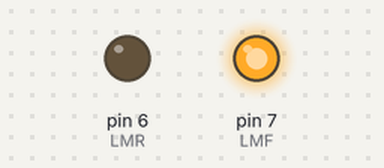
This sketch was run on a simulated Arduino Uno, built with avr-gcc and run on an emulated ATmega328P. Parts: output pins drawn as LEDs (lit = HIGH).

Above: at 1.0 s.
At 3.0 s:
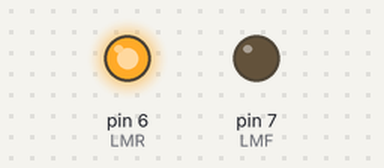
At 5.0 s:
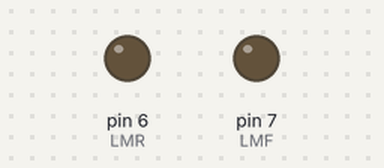
Timing chart, 0 to 7.8 s (numbered marks = the images above):
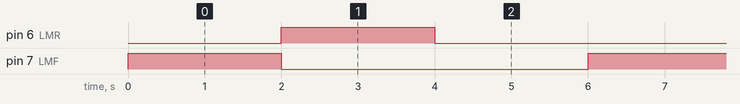

Measured:
- by itself, pin 6 (LMR), pin 7 (LMF): alternates HIGH for 2.0 s and LOW for 4.0 s
- by itself, everything shown: repeats every 6.0 s, in 3 steps

The sketch:

Lab_2_dc_motor.ino
```cpp
int LMF = 7; // Pin 7 has Left Motor connected on Arduino boards.
int LMR = 6; // Pin 6 has Left Motor connected on Arduino boards.

void setup()
{
  Serial.begin(9600);
  pinMode(LMF, OUTPUT);
  pinMode(LMR, OUTPUT);
}
void loop() {
   // Forward

   digitalWrite(LMF, HIGH);
   digitalWrite(LMR, LOW);
   delay(2000);

   // Reverse
   digitalWrite(LMR, HIGH);
   digitalWrite(LMF, LOW);
   delay(2000);

   // Stop
   digitalWrite(LMR, LOW);
   digitalWrite(LMF, LOW);
   delay(2000);
}
```
